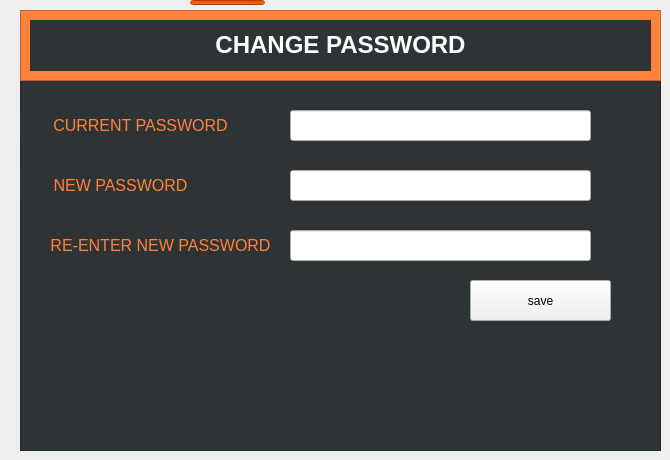
   <widget class="QWidget" name="settings">
    <attribute name="title">
     <string>settings</string>
    </attribute>
    <widget class="QLineEdit" name="currentpassword">
     <property name="geometry">
      <rect>
       <x>60</x>
       <y>110</y>
       <width>381</width>
       <height>51</height>
      </rect>
     </property>
    </widget>
    <widget class="QColumnView" name="columnView_5">
     <property name="geometry">
      <rect>
       <x>20</x>
       <y>80</y>
       <width>641</width>
       <height>371</height>
      </rect>
     </property>
     <property name="styleSheet">
      <string notr="true">background-color: rgb(46, 52, 54);
</string>
     </property>
    </widget>
    <widget class="QColumnView" name="columnView_6">
     <property name="geometry">
      <rect>
       <x>20</x>
       <y>10</y>
       <width>641</width>
       <height>71</height>
      </rect>
     </property>
     <property name="styleSheet">
      <string notr="true">background-color: rgb(255, 130, 59);
</string>
     </property>
    </widget>
    <widget class="QLineEdit" name="lineEdit_5">
     <property name="geometry">
      <rect>
       <x>190</x>
       <y>0</y>
       <width>75</width>
       <height>5</height>
      </rect>
     </property>
     <property name="styleSheet">
      <string notr="true">background-color: rgb(255, 93, 0);</string>
     </property>
    </widget>
    <widget class="QLabel" name="label_3">
     <property name="geometry">
      <rect>
       <x>30</x>
       <y>20</y>
       <width>621</width>
       <height>51</height>
      </rect>
     </property>
     <property name="styleSheet">
      <string notr="true">background-color: rgb(46, 52, 54);
color: rgb(255, 255, 255);</string>
     </property>
     <property name="text">
      <string>&lt;html&gt;&lt;head/&gt;&lt;body&gt;&lt;p align=&quot;center&quot;&gt;&lt;span style=&quot; font-size:18pt; font-weight:600;&quot;&gt;CHANGE PASSWORD&lt;/span&gt;&lt;/p&gt;&lt;/body&gt;&lt;/html&gt;</string>
     </property>
    </widget>
    <widget class="QLabel" name="label_4">
     <property name="geometry">
      <rect>
       <x>20</x>
       <y>110</y>
       <width>241</width>
       <height>31</height>
      </rect>
     </property>
     <property name="styleSheet">
      <string notr="true">
color: rgb(255, 130, 59);
background-color: rgb(46, 52, 54);</string>
     </property>
     <property name="text">
      <string>&lt;html&gt;&lt;head/&gt;&lt;body&gt;&lt;p align=&quot;center&quot;&gt;&lt;span style=&quot; font-size:12pt;&quot;&gt;CURRENT PASSWORD&lt;/span&gt;&lt;/p&gt;&lt;/body&gt;&lt;/html&gt;</string>
     </property>
    </widget>
    <widget class="QLabel" name="label_5">
     <property name="geometry">
      <rect>
       <x>20</x>
       <y>170</y>
       <width>201</width>
       <height>31</height>
      </rect>
     </property>
     <property name="styleSheet">
      <string notr="true">
color: rgb(255, 130, 59);
background-color: rgb(46, 52, 54);
</string>
     </property>
     <property name="text">
      <string>&lt;html&gt;&lt;head/&gt;&lt;body&gt;&lt;p align=&quot;center&quot;&gt;&lt;span style=&quot; font-size:12pt;&quot;&gt;NEW PASSWORD&lt;/span&gt;&lt;/p&gt;&lt;/body&gt;&lt;/html&gt;</string>
     </property>
    </widget>
    <widget class="QLabel" name="label_6">
     <property name="geometry">
      <rect>
       <x>40</x>
       <y>230</y>
       <width>241</width>
       <height>31</height>
      </rect>
     </property>
     <property name="styleSheet">
      <string notr="true">color: rgb(255, 130, 59);
background-color: rgb(46, 52, 54);</string>
     </property>
     <property name="text">
      <string>&lt;html&gt;&lt;head/&gt;&lt;body&gt;&lt;p align=&quot;center&quot;&gt;&lt;span style=&quot; font-size:12pt;&quot;&gt;RE-ENTER NEW PASSWORD&lt;/span&gt;&lt;/p&gt;&lt;/body&gt;&lt;/html&gt;</string>
     </property>
    </widget>
    <widget class="QLineEdit" name="currentpass">
     <property name="geometry">
      <rect>
       <x>290</x>
       <y>110</y>
       <width>301</width>
       <height>31</height>
      </rect>
     </property>
     <property name="contextMenuPolicy">
      <enum>Qt::CustomContextMenu</enum>
     </property>
     <property name="text">
      <string/>
     </property>
    </widget>
    <widget class="QLineEdit" name="newpass1">
     <property name="geometry">
      <rect>
       <x>290</x>
       <y>170</y>
       <width>301</width>
       <height>31</height>
      </rect>
     </property>
    </widget>
    <widget class="QLineEdit" name="newpass2">
     <property name="geometry">
      <rect>
       <x>290</x>
       <y>230</y>
       <width>301</width>
       <height>31</height>
      </rect>
     </property>
    </widget>
    <widget class="QPushButton" name="savepassword">
     <property name="geometry">
      <rect>
       <x>470</x>
       <y>280</y>
       <width>141</width>
       <height>41</height>
      </rect>
     </property>
     <property name="text">
      <string>save</string>
     </property>
    </widget>
    <widget class="QLabel" name="emptyerror">
     <property name="enabled">
      <bool>false</bool>
     </property>
     <property name="geometry">
      <rect>
       <x>300</x>
       <y>270</y>
       <width>161</width>
       <height>31</height>
      </rect>
     </property>
     <property name="styleSheet">
      <string notr="true">background-color: rgb(46, 52, 54);
font: 11pt &quot;Ubuntu&quot;;
color:rgb(204, 0, 0)</string>
     </property>
     <property name="text">
      <string/>
     </property>
    </widget>
    <widget class="QLabel" name="incorrectpass">
     <property name="geometry">
      <rect>
       <x>600</x>
       <y>113</y>
       <width>31</width>
       <height>20</height>
      </rect>
     </property>
     <property name="styleSheet">
      <string notr="true">background-color: rgb(46, 52, 54);
font: 8pt &quot;Ubuntu&quot;;
color:rgb(204, 0, 0)
</string>
     </property>
     <property name="text">
      <string/>
     </property>
    </widget>
    <widget class="QLabel" name="unmatchedpassword">
     <property name="enabled">
      <bool>true</bool>
     </property>
     <property name="geometry">
      <rect>
       <x>290</x>
       <y>206</y>
       <width>291</width>
       <height>21</height>
      </rect>
     </property>
     <property name="styleSheet">
      <string notr="true">background-color: rgb(46, 52, 54);
font: 11pt &quot;Ubuntu&quot;;
color:rgb(239, 41, 41)</string>
     </property>
     <property name="text">
      <string/>
     </property>
    </widget>
    <widget class="QLabel" name="correctpass">
     <property name="geometry">
      <rect>
       <x>550</x>
       <y>115</y>
       <width>31</width>
       <height>20</height>
      </rect>
     </property>
     <property name="styleSheet">
      <string notr="true">color: rgb(115, 210, 22);
font: 75 20pt &quot;Ubuntu Condensed&quot;;</string>
     </property>
     <property name="text">
      <string/>
     </property>
    </widget>
   </widget>
